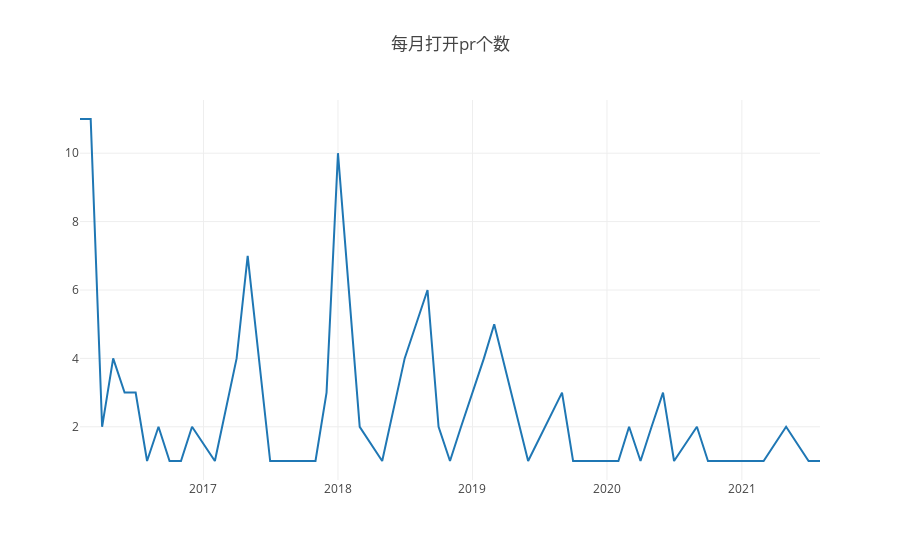

The code cell stored with this chart in its notebook:
### Code cell
var open_pr_y=[]
var open_pr_x=[]
var open_pr_year=[]
plotxy(open_pr_count_ls,open_pr_y,open_pr_x,open_pr_year)
plot(open_pr_y,open_pr_x,open_pr_year,'每月打开pr个数')
table_(open_pr_count_ls)

### Figure 1 — Plotly figure (JSON) as saved in the notebook; plotly's stock layout.template omitted (floating-point values rounded to 4 significant figures)
{"data": [{"x": ["2016-2", "2016-3", "2016-4", "2016-5", "2016-6", "2016-7", "2016-8", "2016-9", "2016-10", "2016-11", "2016-12", "2017-2", "2017-4", "2017-5", "2017-7", "2017-8", "2017-9", "2017-11", "2017-12", "2018-1", "2018-3", "2018-5", "2018-7", "2018-9", "2018-10", "2018-11", "2018-12", "2019-2", "2019-3", "2019-6", "2019-9", "2019-10", "2019-12", "2020-1", "2020-2", "2020-3", "2020-4", "2020-5", "2020-6", "2020-7", "2020-9", "2020-10", "2021-1", "2021-3", "2021-5", "2021-7", "2021-8"], "y": [11, 11, 2, 4, 3, 3, 1, 2, 1, 1, 2, 1, 4, 7, 1, 1, 1, 1, 3, 10, 2, 1, 4, 6, 2, 1, 2, 4, 5, 1, 3, 1, 1, 1, 1, 2, 1, 2, 3, 1, 2, 1, 1, 1, 2, 1, 1]}], "layout": {"autosize": true, "title": {"text": "每月打开pr个数"}, "xaxis": {"autorange": true, "range": ["2016-02-01", "2021-08-01"], "type": "date"}, "yaxis": {"autorange": true, "range": [0.4444, 11.56], "type": "linear"}}}
